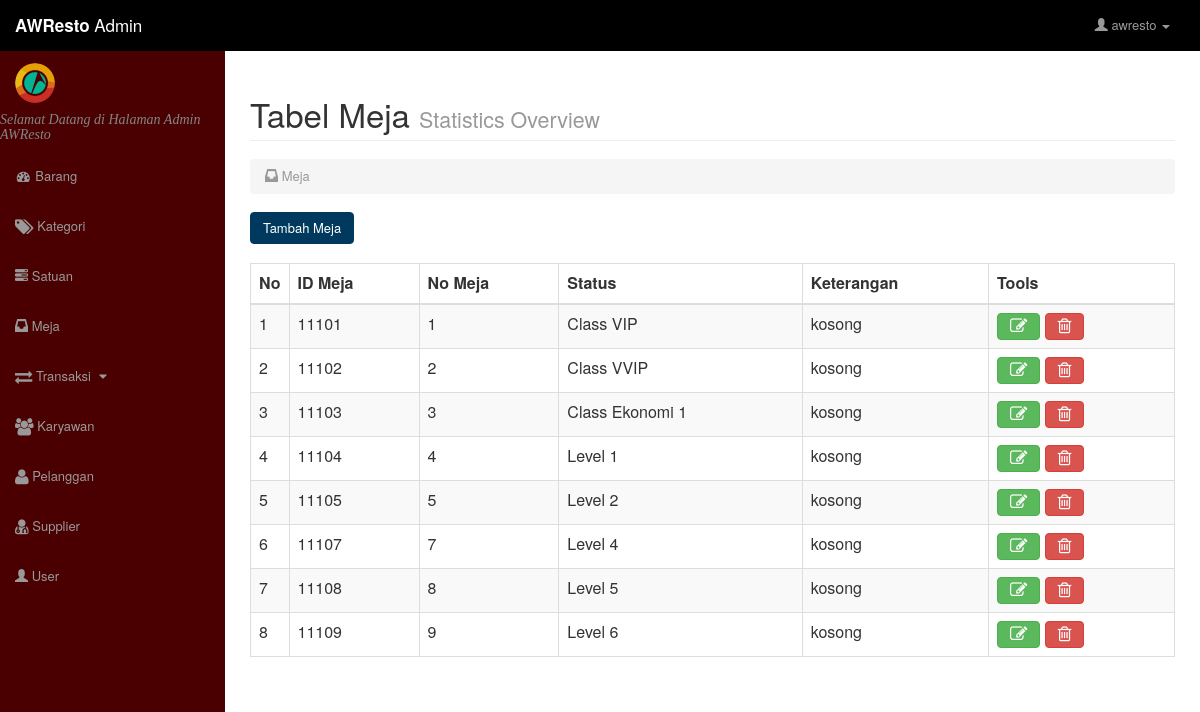
/admin/meja/index.php (signed in), run on the app's committed database.
### tables this page shows
CREATE TABLE IF NOT EXISTS `meja` (
  `id_meja` int(100) NOT NULL AUTO_INCREMENT,
  `no_meja` int(100) NOT NULL,
  `ket` varchar(100) NOT NULL,
  `status` varchar(100) NOT NULL,
  PRIMARY KEY (`id_meja`)
);

### admin/meja/index.php (the view, shortened to what this page needs)
<?php
    if(isset($_SESSION['user']) == 0){
?>
<script>alert('Silahkan Melakukan Login dahulu !!');document.location.href="../index.php"</script>
<?php } else { ?>
<html>
    <head>
        <?php include "../include/style.php" ?>
    </head>
    <body>
        <div id="wrapper">
            <?php include "../include/navbar.php" ?>
            <div id="page-wrapper">
                <div class="container-fluid">
                    <div class="row">
                        <div class="col-lg-12">
                            <h1 class="page-header">
                                Tabel Meja
                                <small>Statistics Overview</small>
                            </h1>
                            <ol class="breadcrumb">
                                <li class="active">
                                    <span class="glyphicon glyphicon-inbox"></span>
                                    Meja
                                </li>
                            </ol>
                        </div>
                    </div>
                    <a href="meja_form.php">
                        <button class="btn btn-primary" role="button" style="background-color:#00395E;border-color:#00395E;">Tambah Meja</button>
                    </a>
                    <br><br>
                    <div class="row">
                        <div class="col-lg-12">
                            <div class="table-responsive">
                                <table class="table table-bordered table-hover table-striped">
                                    <thead>
                                        <tr>
                                            <th style="width:20px">No</th>
                                            <th>ID Meja</th>
                                            <th>No Meja</th>
                                            <th>Status</th>
                                            <th>Keterangan</th>
                                            <th>Tools</th>
                                        </tr>
                                    </thead>
                                    <tbody>
                                        <?php
                                            $sql = mysql_query("SELECT * FROM meja ORDER BY id_meja ASC");
                                            $no=1;
                                            while($dt = mysql_fetch_array($sql))
                                            {
                                                echo "
                                                <tr>
                                                    <td>$no</td>
                                                    <td>$dt[id_meja]</td>
                                                    <td>$dt[no_meja]</td>
                                                    <td>$dt[ket]</td>
                                                    <td>$dt[status]</td>
                                                    <td>
                                                        <a class='btn btn-success' href='meja_edit.php?id=".$dt['id_meja']."'>
                                                            <i class='fa fa-edit fa-lg'></i>
                                                        </a>
                                                        <a class='btn btn-danger' href='meja_delete.php?id=".$dt['id_meja']."'>
                                                            <i class='fa fa-trash-o fa-lg'></i>
                                                        </a>
                                                    </td>
                                                </tr>";
                                                $no++;
                                            }
                                        ?>
                                    </tbody>
                                </table>
                            </div>
                        </div>
                    </div>
                </div>
            </div>
        </div>
    </body>
</html>
<?php } ?>

### assets/css/admin/sb-admin.css (style rules this page uses)
body { margin-top: 88px; }
@media (min-width:768px) { body { margin-top: 50px; } }
#wrapper { padding-left: 0; }
#page-wrapper { width: 100%; padding: 0; background-color: #fff; }
@media (min-width:768px) { #wrapper { padding-left: 225px; } }
@media (min-width:768px) { #page-wrapper { padding: 10px; } }

### data on the page
meja: id_meja "11101", no_meja "1", ket "Class VIP", status "kosong"
meja: id_meja "11102", no_meja "2", ket "Class VVIP", status "kosong"
meja: id_meja "11103", no_meja "3", ket "Class Ekonomi 1", status "kosong"
meja: id_meja "11104", no_meja "4", ket "Level 1", status "kosong"
meja: id_meja "11105", no_meja "5", ket "Level 2", status "kosong"
meja: id_meja "11107", no_meja "7", ket "Level 4", status "kosong"
meja: id_meja "11108", no_meja "8", ket "Level 5", status "kosong"
meja: id_meja "11109", no_meja "9", ket "Level 6", status "kosong"

### other printed values
$_SESSION['user'] "awresto"
